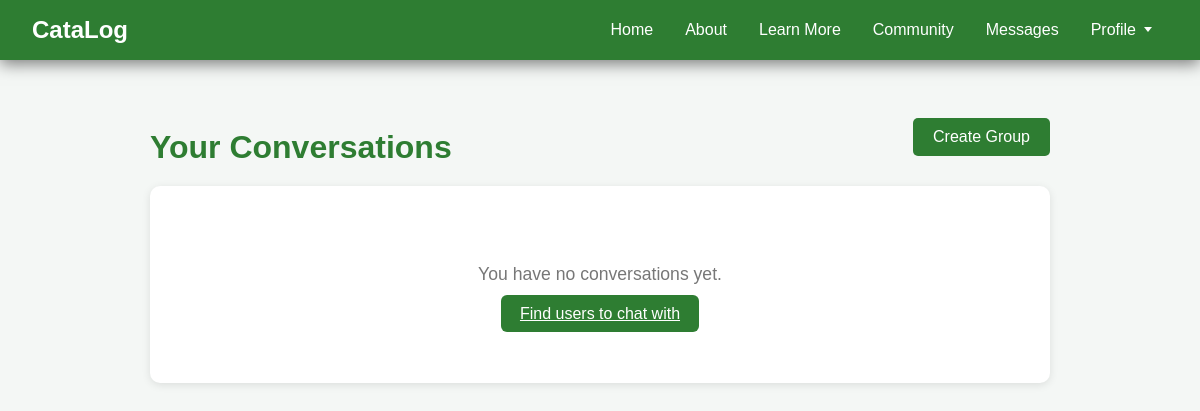
The app's page /messages/ (signed in), older data.
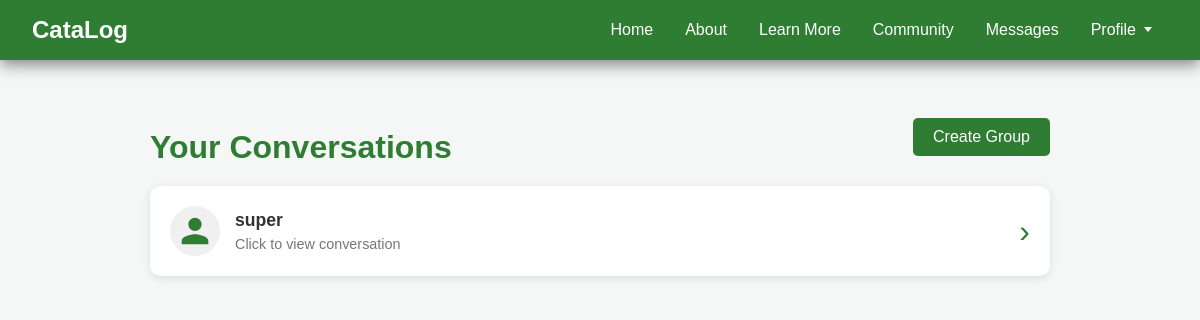
The same page, newer data.
### home/models.py (models this page shows, shortened)
class Conversation(models.Model):
    participants = models.ManyToManyField(
        settings.AUTH_USER_MODEL, related_name="conversations"
    )
    name = models.CharField(max_length=255, blank=True, null=True)
    is_group = models.BooleanField(default=False)
    admin = models.ForeignKey(
        settings.AUTH_USER_MODEL, on_delete=models.SET_NULL, null=True, blank=True, related_name="admin_conversations"
    )

class CustomUser(AbstractUser):
    ROLE_CHOICES = (
        ('user', 'User'),
        ('moderator', 'Moderator'),
    )
    role = models.CharField(max_length=10, choices=ROLE_CHOICES, default='user')
    avatar = models.ForeignKey(CustomImage, on_delete=models.SET_NULL, null=True, blank=True, default=None)
    bio = models.TextField(blank=True)
    sustainability_interests = models.CharField(max_length=255, blank=True)
    nickname = models.CharField(max_length=100, blank=True)

### home/views.py (the view)
# urls.py: path('messages/', views.conversation_list, name='conversation_list'),
def conversation_list(request):
    conversations = request.user.conversations.all()
    conversations_with_unread = []
    total_unread = 0
    for conversation in conversations:
        unread_count = conversation.messages.exclude(
            sender=request.user
        ).exclude(
            read_by=request.user
        ).count()
        total_unread += unread_count
        conversation.unread_count = unread_count
        conversations_with_unread.append(conversation)
    return render(request, 'home/conversation_list.html', {
        'conversations': conversations_with_unread,
        'total_unread': total_unread
    })

### home/context_processors.py (called while the page is built)
def unread_messages(request):
    if request.user.is_authenticated:
        unread_count = Message.objects.filter(
            conversation__participants=request.user
        ).exclude(
            sender=request.user
        ).exclude(
            read_by=request.user
        ).count()
        return {'unread_message_count': unread_count}
    return {'unread_message_count': 0}

### home/templates/home/conversation_list.html (shortened to what this page needs)
{% extends 'base.html' %}
{% block content %}
<div class="page-container">
    <div class="list-header"
        style="display: flex; justify-content: space-between; align-items: center; margin-bottom: 20px;">
        <h1 class="page-title" style="margin-bottom: 0;">Your Conversations</h1>
        <a href="{% url 'create_group_conversation' %}" class="btn btn-primary"
            style="background-color: #2e7d32; color: white; padding: 10px 20px; border-radius: 5px; text-decoration: none;">Create
            Group</a>
    </div>
    {% if conversations %}
    <div class="conversations-list">
        {% for convo in conversations %}
        <a href="{% url 'conversation_detail' pk=convo.pk %}"
            class="conversation-card{% if convo.unread_count > 0 %} unread{% endif %}">
            <div class="conversation-avatar">
                {% if convo.is_group %}
                <svg xmlns="http://www.w3.org/2000/svg" width="40" height="40" viewBox="0 0 24 24" fill="#2e7d32">
                    <path
                        d="M16 11c1.66 0 2.99-1.34 2.99-3S17.66 5 16 5c-1.66 0-3 1.34-3 3s1.34 3 3 3zm-8 0c1.66 0 2.99-1.34 2.99-3S9.66 5 8 5C6.34 5 5 6.34 5 8s1.34 3 3 3zm0 2c-2.33 0-7 1.17-7 3.5V19h14v-2.5c0-2.33-4.67-3.5-7-3.5zm8 0c-.29 0-.62.02-.97.05 1.16.84 1.97 1.97 1.97 3.45V19h6v-2.5c0-2.33-4.67-3.5-7-3.5z" />
                </svg>
                {% else %}
                <svg xmlns="http://www.w3.org/2000/svg" width="40" height="40" viewBox="0 0 24 24" fill="#2e7d32">
                    <path
                        d="M12 12c2.21 0 4-1.79 4-4s-1.79-4-4-4-4 1.79-4 4 1.79 4 4 4zm0 2c-2.67 0-8 1.34-8 4v2h16v-2c0-2.66-5.33-4-8-4z" />
                </svg>
                {% endif %}
            </div>
            <div class="conversation-info">
                <div class="conversation-name">
                    {% if convo.is_group %}
                    {{ convo.name }}
                    {% else %}
                    {% for user in convo.participants.all %}
                    {% if user != request.user %}
                    {{ user.nickname|default:user.username }}
                    {% endif %}
                    {% endfor %}
                    {% endif %}
                </div>
                <div class="conversation-preview">Click to view conversation</div>
            </div>
            <div class="conversation-arrow">›</div>
        </a>
        {% endfor %}
    </div>
    {% else %}
    <div class="no-conversations">
        <p>You have no conversations yet.</p>
        <a href="{% url 'community' %}" class="community-btn">Find users to chat with</a>
    </div>
    {% endif %}
</div>
{% endblock %}

### home/templates/base.html (shortened to what this page needs)
{% load static %}
<!DOCTYPE html>
<html>
<head>
    <link rel="stylesheet" href="{% static 'home/style.css' %}">
    <link href="https://api.mapbox.com/mapbox-gl-js/v3.0.0/mapbox-gl.css" rel="stylesheet">
</head>
<body>
    <nav>
        <h2>CataLog</h2>
        <ul>
            <li><a href="{% url 'index' %}">Home</a></li>
            <li><a href="{% url 'about' %}">About</a></li>
            <li><a href="{% url 'learn' %}">Learn More</a></li>
            <li><a href="{% url 'community' %}">Community</a></li>
            {% if user.is_authenticated %}
            <li><a href="{% url 'conversation_list' %}">Messages</a></li>
            <li class="profile-dropdown">
                <a href="#" class="profile-toggle">Profile</a>
            </li>
            {% else %}
            <li><a href="/accounts/login/">Login</a></li>
            {% endif %}
        </ul>
    </nav>
    {% block content %}{% endblock %}
</body>
</html>

### home/static/home/style.css (style rules this page uses)
:root { --bg-primary: #f4f7f5; --bg-secondary: #ffffff; --bg-card: #ffffff; --text-primary: #333; --text-secondary: #777; --text-muted: #999; --nav-bg: #2e7d32; --nav-hover: #388e3c; --border-color: #ccc; --border-light: #e0e0e0; --shadow-sm: rgba(0, 0, 0, 0.1); --shadow-md: rgba(0, 0, 0, 0.15); --input-bg: #ffffff; --input-border: #ccc; }
html, body { margin: 0; font-family: Arial, sans-serif; background-color: var(--bg-primary); color: var(--text-primary); height: 100%; }
nav { background-color: var(--nav-bg); color: white; display: flex; justify-content: space-between; align-items: center; padding-left: 2rem; padding-right: 2rem; box-shadow: 0 4px 15px rgba(0, 0, 0, 0.5); position: relative; z-index: 10; height: 60px; }
nav ul { list-style: none; display: flex; margin: 0; padding: 0; height: 100%; }
nav li { height: 100%; display: flex; align-items: center; }
nav ul a { display: flex; height: 100%; align-items: center; color: white; text-decoration: none; transition: background-color 0.3s ease; padding: 0 1rem; }
.profile-dropdown { position: relative; }
.profile-toggle { cursor: pointer; user-select: none; }
.profile-toggle::after { content: ''; display: inline-block; width: 0; height: 0; margin-left: 8px; margin-bottom: 2px; border-left: 4px solid transparent; border-right: 4px solid transparent; border-top: 5px solid white; transition: transform 0.3s ease; }
.page-container { max-width: 900px; margin: 2rem auto; padding: 1rem 2rem; }
.page-title { color: #2e7d32; font-size: 2rem; margin-bottom: 0.5rem; }
.conversations-list { display: flex; flex-direction: column; gap: 15px; }
.conversation-card { display: flex; align-items: center; gap: 15px; background-color: var(--bg-card); padding: 20px; border-radius: 10px; box-shadow: 0 2px 8px rgba(0, 0, 0, 0.1); text-decoration: none; color: inherit; transition: all 0.2s ease; }
.conversation-avatar { flex-shrink: 0; width: 50px; height: 50px; background-color: #f0f0f0; border-radius: 50%; display: flex; align-items: center; justify-content: center; }
.conversation-info { flex: 1; }
.conversation-name { font-weight: 600; font-size: 1.1rem; color: var(--text-primary); margin-bottom: 5px; }
.conversation-preview { color: var(--text-secondary); font-size: 0.9rem; }
.conversation-arrow { font-size: 2rem; color: #2e7d32; font-weight: 300; }

Row changes from the older to the newer data that the page shows:
added Conversation: is_group False (drawn)
now on this page (row edited): CustomUser: nickname "super"
Text that changed along with them:
text no longer shown: "You have no conversations yet. Find users to chat with"
